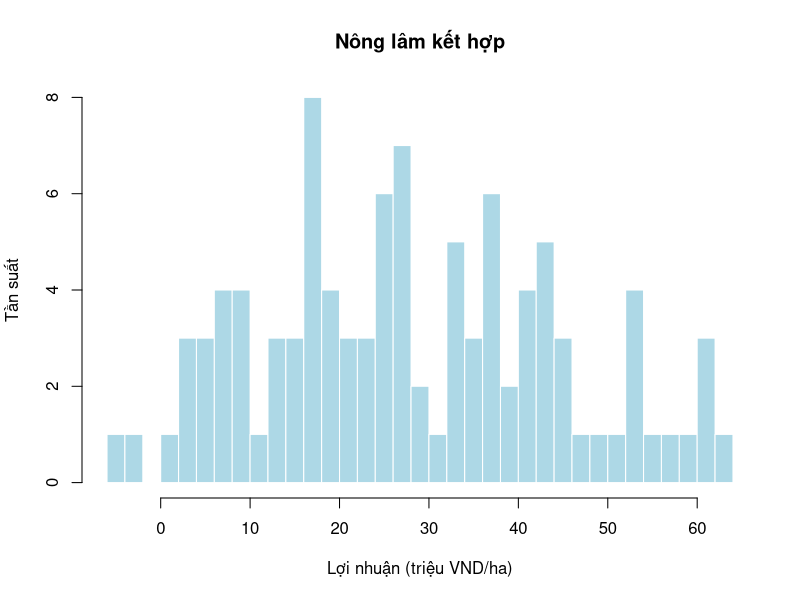
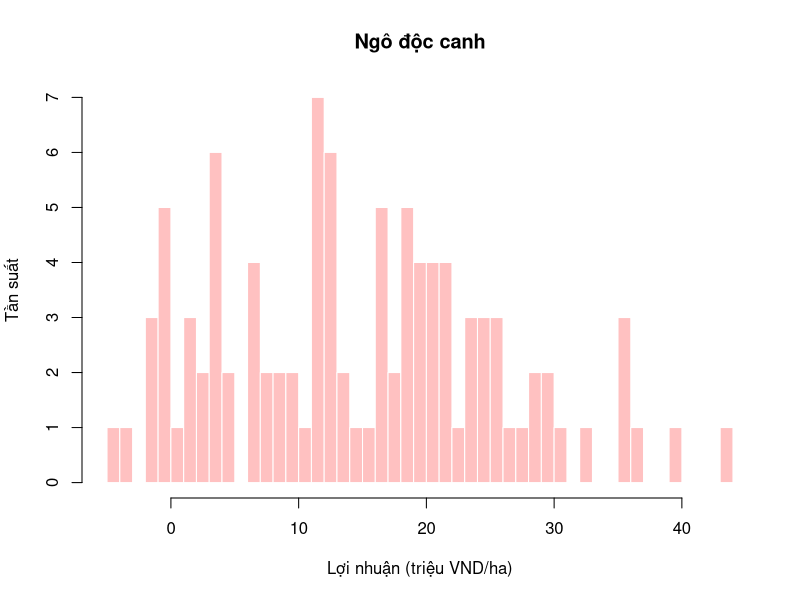
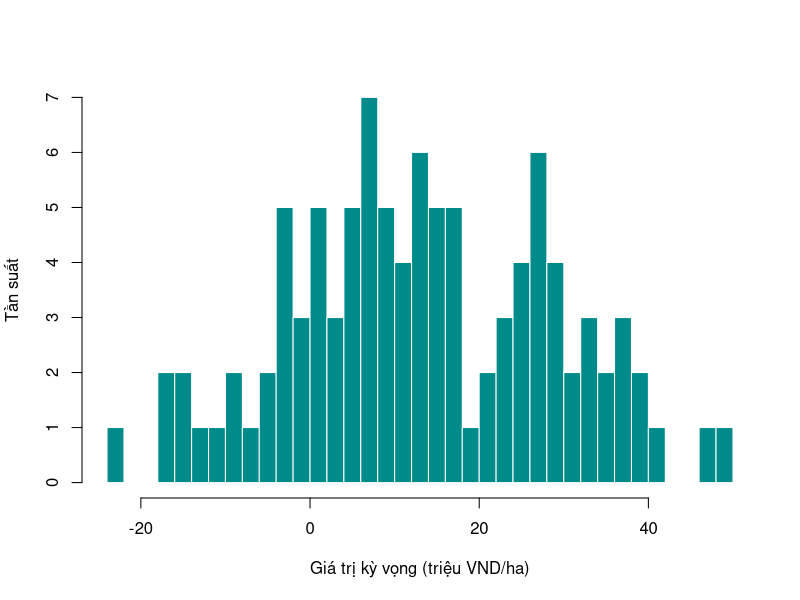

Source code (R) for these figures, in order:
# Decision analysis of agroforestry and maize monoculture 
n <- 100
set.seed(123)

#NLKH: xen canh xoai (mango) và ngo (maize)
AF_mango_yield <- runif(n, 6000, 10000) # giá trị nhỏ nhất và lớn nhất (kg/ha)

AF_maize_yield <- runif( n, 3000, 5000) # (kg/ha)

AF_cost <- runif(n, 15, 30) # (trieu VND/ha)

#Ngo doc canh

mono_maize_yield <- runif (n, 4000, 8000) # (ton/ha)

maize_cost <- runif(n, 7, 15) # 10 trieu VND/ha

maize_price <- runif(n, 0.003, 0.007) # trieu VND/kg

mango_price <- runif(n, 0.002, 0.007) # trieu VND/kg

# 2) Rủi ro hạn hán

p_drought <- runif(n, 0.10, 0.50)     # mô phỏng xác suất hạn hán 
drought <- rbinom(n, size = 1, prob = p_drought)  # 1 = năm hạn hán

loss_maize <- ifelse(drought == 1, runif(n, 0.30, 0.70), 0)
loss_mango <- ifelse(drought == 1, runif(n, 0.10, 0.50), 0)

AF_mango_yield_drought <- AF_mango_yield * (1 - loss_mango)
AF_maize_yield_drought <- AF_maize_yield * (1 - loss_maize)
mono_maize_yield_drought <- mono_maize_yield * (1 - loss_maize)


# --- Lợi nhuận ---
AF_profit_drought <- (AF_mango_yield_drought * mango_price + AF_maize_yield_drought * maize_price) - AF_cost
mean(AF_profit_drought > 0)
hist(
  AF_profit_drought,
  breaks = 40,
  col = "lightblue",
  border = "white",
  main = "Nông lâm kết hợp",
  ylab = "Tần suất",
  xlab = "Lợi nhuận (triệu VND/ha)"
)

mono_profit_drought <- (mono_maize_yield_drought * maize_price) - maize_cost
mean(mono_profit_drought > 0)
hist(
  mono_profit_drought,
  breaks = 40,
  col = "rosybrown1",
  border = "white",
  main = "Ngô độc canh",
  ylab = "Tần suất",
  xlab = "Lợi nhuận (triệu VND/ha)"
)
# Kết quả kỳ vọng của quyết định
decision_profit <- AF_profit_drought - mono_profit_drought
mean(decision_profit > 0)
hist(
  decision_profit,
  breaks = 40,
  col = "cyan4",
  border = "white",
  main = NULL,
  ylab = "Tần suất",
  xlab = "Giá trị kỳ vọng (triệu VND/ha)"
)
